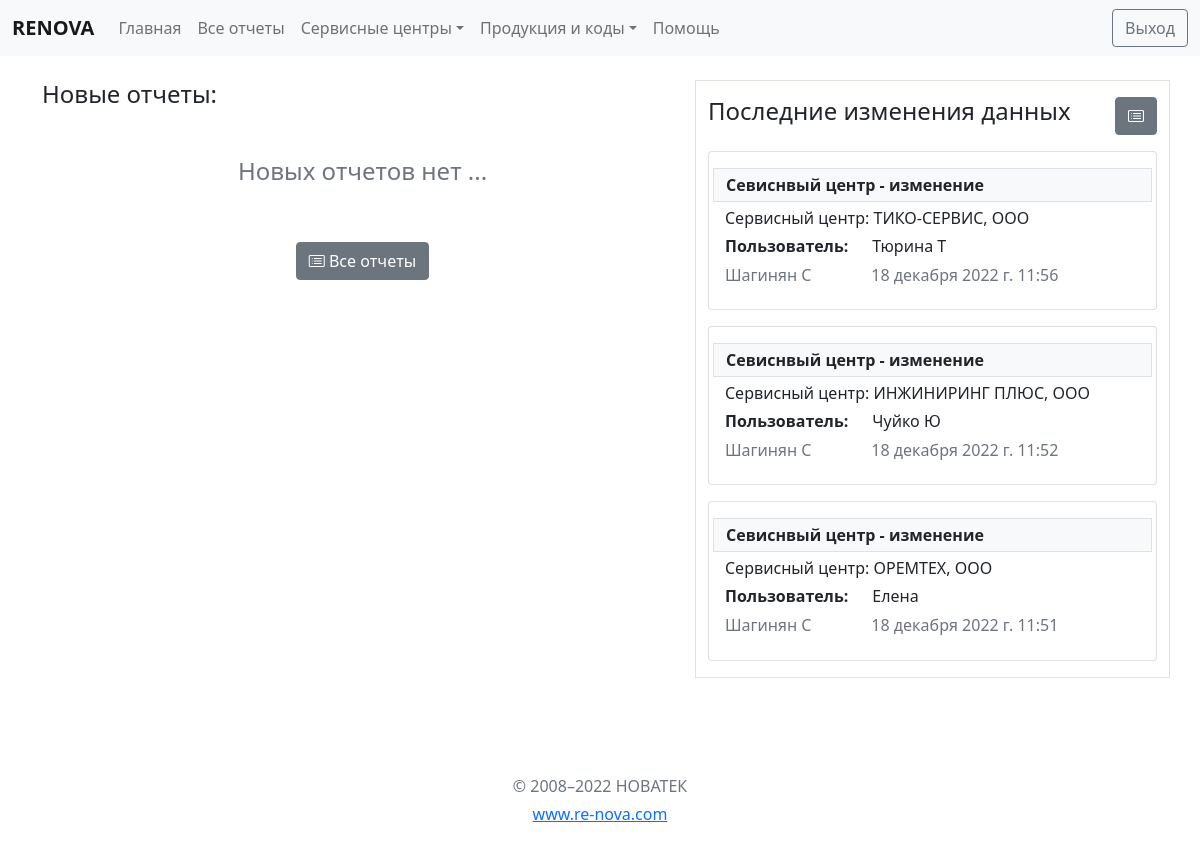
The app's page /staff_home/ (signed in) with its own data.
### main/models.py (models this page shows, shortened)
class ChangeLogs(models.Model):
    changed = models.DateTimeField(auto_now=True, verbose_name=u'Дата/время изменения')
    model = models.CharField(choices=TYPE_MODEL, max_length=255, verbose_name=u'Таблица', null=True)
    record_id = models.IntegerField(verbose_name=u'ID записи', null=True)
    user = models.ForeignKey(User, verbose_name=u'Автор изменения', on_delete=models.CASCADE, null=True)
    action_on_model = models.CharField(choices=TYPE_ACTION_ON_MODEL, max_length=50, verbose_name=u'Действие', null=True)
    data = models.JSONField(verbose_name=u'Изменяемые данные модели', default=dict)
    ipaddress = models.CharField(max_length=15, verbose_name=u'IP адресс', null=True)
    class Meta:
        ordering = ('-changed',)
        verbose_name = 'Действие пользователя'
        verbose_name_plural = 'Действия пользователей'

### main/views.py (the view)
# urls.py: path('staff_home/', staff_home, name='staff_home'),
@user_passes_test(staff_validation)
def staff_home(request):
    from .business_logic import STATUS_SEND
    cont = dict()
    logs = ChangeLogs.objects.all()[:3]
    reports = Reports.objects.filter(status=STATUS_SEND)
    if not request.user.groups.filter(name='GeneralStaff').exists() and not request.user.is_superuser:
        reports = reports.filter(service_center__staff_user=request.user)
    cont['staff_actions'] = logs
    cont['reports'] = reports
    return render(request, 'main/staff_home.html', cont)

### main/models.py (called while the page is built)
def get_name(self):
    result = None
    if self:
        if self.last_name or self.first_name:
            if self.last_name:
                if self.first_name:
                    result = self.last_name+' '+self.first_name[0]
                else:
                    result = self.last_name
            else:
                result = self.first_name
        else:
            result = self.username
        return result
    return result

### main/my_validators.py (called while the page is built)
def staff_validation(user):
    return user.is_active and user.is_staff

### main/templatetags/my_tags.py (called while the page is built)
@register.filter(name='has_group')
def has_group(user, group_name):
    return user.groups.filter(name=group_name).exists()

@register.inclusion_tag('main/tag_show_base_price_links.html')
def show_base_price_links():
    from ..business_logic import BASE_PRICE_TYPE
    base_price_type = BASE_PRICE_TYPE
    return {'base_price_type': base_price_type, }

### main/templates/main/staff_home.html (shortened to what this page needs)
{% extends 'base.html' %}
{% load static %}
{% load my_tags %}
{% block content %}
{% include 'inc/staff_navbar.html' %}
<div class="container pt-4">
    <div class="row justify-content-between">
        <div class="col-lg-7">
            <h4>Новые отчеты:</h4>
            {% if reports %}
                {% for report in reports %}
                {% show_report_header_for_staff report true %}
                {% endfor %}
            {% else %}
                <div class="row mt-5 text-center">
                    <h4 class="text-muted">Новых отчетов нет ...</h4>
                </div>
                <div class="row mt-5 justify-content-center">
                    <div class="col-4 text-center">
                        <a class="btn btn-secondary" href="{% url 'reports_list' %}" role="button" aria-disabled="true">
                            <i class="bi bi-card-list"></i>   Все отчеты
                        </a>
                    </div>
                </div>
            {% endif %}
        </div>
        <div class="col-lg-5 border">
            <div class="row py-3 justify-content-between">
                <div class="col"><h4>Последние изменения данных</h4> </div>
                <div class="col-auto">
                    <a class="btn btn-secondary" href="{% url 'logs_page' %}" role="button" aria-disabled="true"><i class="bi bi-card-list"></i></a>
                </div>
            </div>
            {% for action in staff_actions %}
            {% show_log action %}
            {% endfor %}
        </div>
    </div>
</div>
{% include 'inc/footer.html' %}
{% endblock %}

### main/templates/main/tag_log_data.html
<div class="card mb-3">
    <div class="card-body">
        <div class="row py-1 bg-light text-dark border border-border">
            <strong>{{ action.get_model_display|capfirst }} - {{ action.get_action_on_model_display|lower }} </strong>
        </div>
        <div class="col-12 mt-1">
            {% for line in obj_description %}
            {{ line }}<br>
            {% endfor %}
        </div>
        <div class="row mt-1">
            {% for key,val in data.items %}
            <div class="row">
                <div class="col-auto"><strong>{{ key }}:</strong></div>
                <div class="col-auto">{{ val }}</div>
            </div>
            {% endfor %}
        </div>
        <div class="row mt-2">
            <div class="col-sm-4">
                <h6 class="card-title text-muted">{{ action.user }}</h6>
            </div>
            <div class="col-auto">
                <h6 class="card-title text-muted">{{ action.changed }}</h6>
            </div>
        </div>
    </div>
 </div>

### records on screen
ChangeLogs: model "Севиснвый центр", action_on_model "изменение", obj_description "Сервисный центр: ТИКО-СЕРВИС, ООО", data "Пользователь", data "Тюрина Т", user "Шагинян С", changed "18 декабря 2022 г. 11:56"
ChangeLogs: model "Севиснвый центр", action_on_model "изменение", obj_description "Сервисный центр: ИНЖИНИРИНГ ПЛЮС, ООО", data "Пользователь", data "Чуйко Ю", user "Шагинян С", changed "18 декабря 2022 г. 11:52"
ChangeLogs: model "Севиснвый центр", action_on_model "изменение", obj_description "Сервисный центр: ОРЕМТЕХ, ООО", data "Пользователь", data "Елена", user "Шагинян С", changed "18 декабря 2022 г. 11:51"
